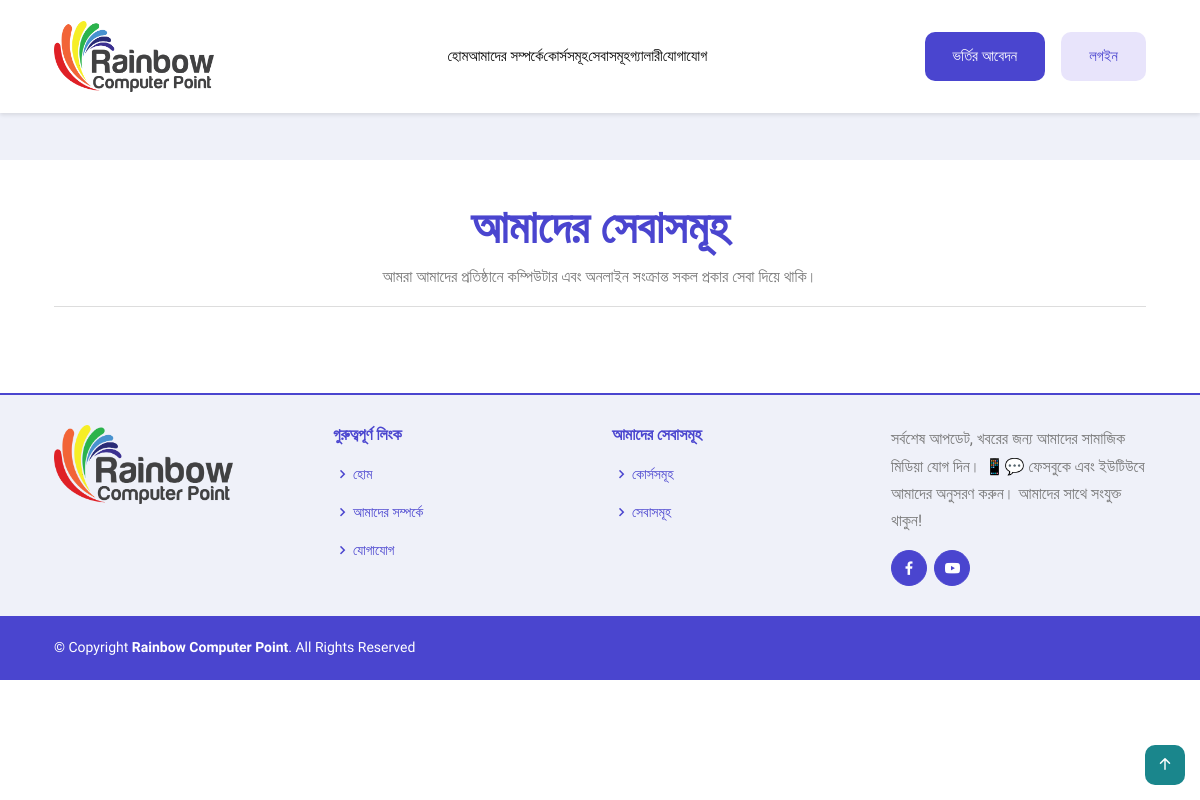
Page /servicePage/ on the earlier database version.
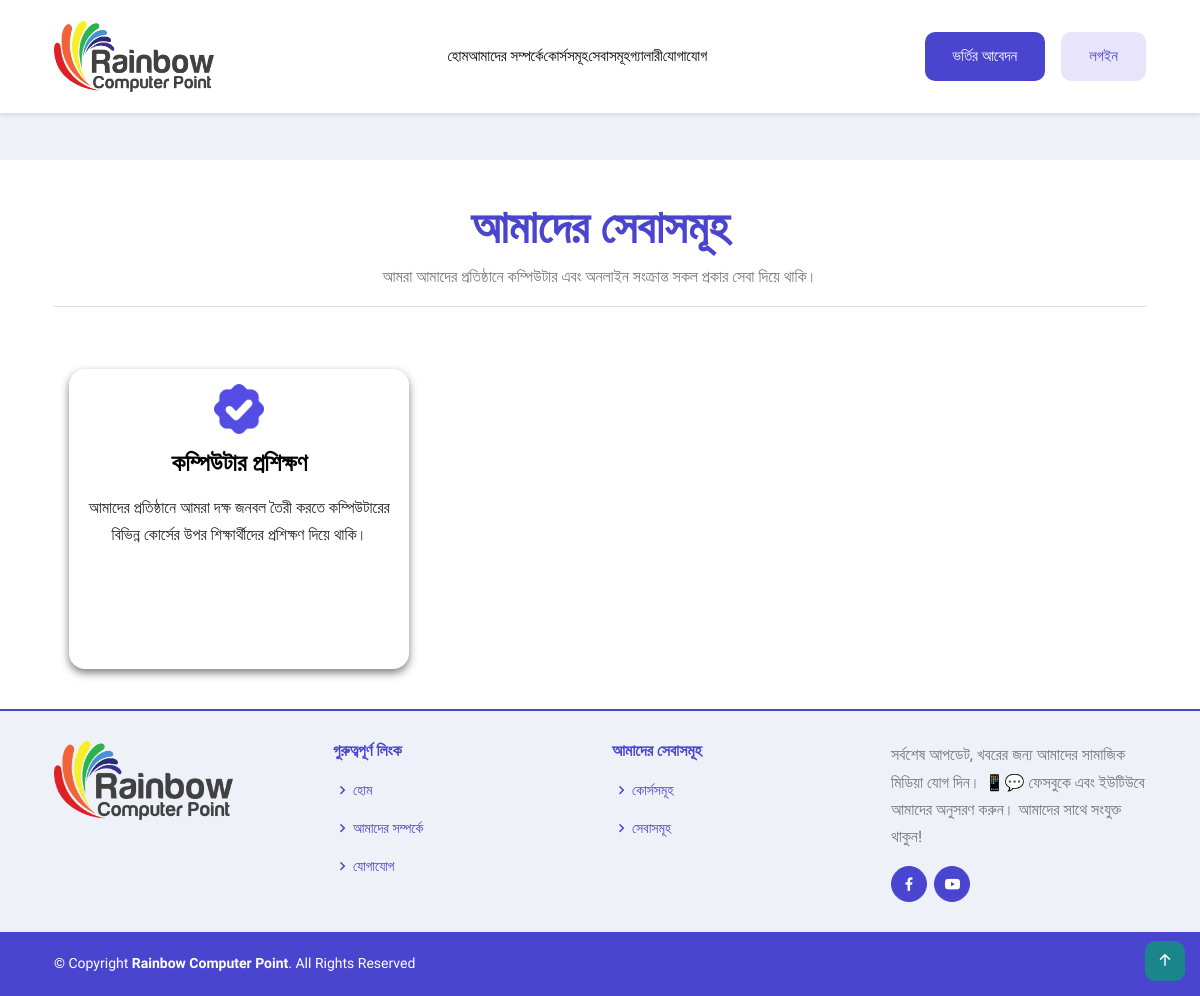
Same page on the later database version.
### RainbowApp/models.py (models this page shows)
class ServiceInfoModel(models.Model):
    ServiceName = models.CharField(max_length=100)
    AboutService = models.TextField()

### RainbowProject/views.py (the view)
# urls.py: path('servicePage/',servicePage, name='servicePage'),
def servicePage(request):
    serviceData = ServiceInfoModel.objects.all()
    context = {
        'serviceData': serviceData,
    }
    return render(request,'ourservice/servicepage.html',context)

### template/ourservice/servicepage.html (shortened to what this page needs)
{% extends 'master/master.html' %}
{% block content %}
  <section class="about-section section position-relative overflow-hidden">
    <div class="container">
      <div class="row justify-content-center">
        <div class="section-title">
          <h1>আমাদের সেবাসমূহ</h1>
          <p>আমরা আমাদের প্রতিষ্ঠানে কম্পিউটার এবং অনলাইন সংক্রান্ত সকল প্রকার সেবা দিয়ে থাকি। </p>
          <hr>
        </div>
        <div class="row" id="service-cards-container">
          {% for i in serviceData %}
          <div class="col-lg-4">
            <div class="card card-item">
              <div class="card-body">
                <div class="rounded">
                  <img class="colored-box text-center h3" src="../static/images/icons/serviceicon.png" alt="Service Icon" width="30" height="30">
                  <h3 class="mb-3">{{i.ServiceName}}</h3>
                  <p>{{i.AboutService}}</p>
                </div>
              </div>
            </div>
          </div>
          {% endfor %}
        </div>
      </div>
    </div>
  </section>
{% endblock content %}

Differences in the rows shown:
added ServiceInfoModel: ServiceName "কম্পিউটার প্রশিক্ষণ", AboutService "আমাদের প্রতিষ্ঠানে আমরা দক্ষ জনবল তৈরী করতে কম্পিউটারের বিভিন্ন কোর্সের উপর শিক্ষার্থীদের প্রশিক্ষণ দিয়ে থাকি।"
